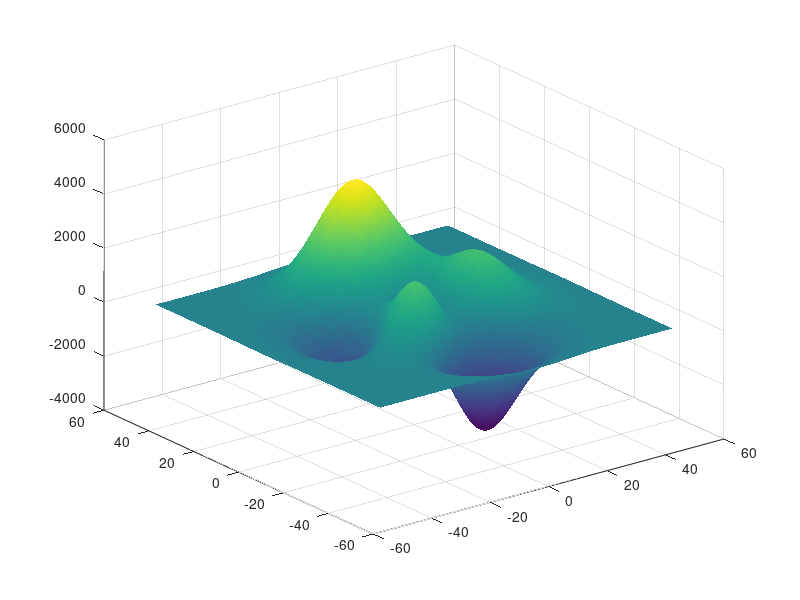

Here is the MATLAB script that generated this plot: (Note: this script raises an error after producing the figure.)
clear
clc
close all
x = linspace(-50, 50, 100);
y = x;
[xx, yy] = meshgrid(x, y);
zz = 500*peaks(100);
surf(xx, yy, zz)
shading interp
figure
gridrv = [1000 0 0];
[aspect,slope,gradN,gradE] = gradientm(zz,gridrv);
axesm eqacyl
meshm(zz,gridrv)
colormap (jet(64))
colorbar('vert')
title('Peaks:  elevation')
axis square
